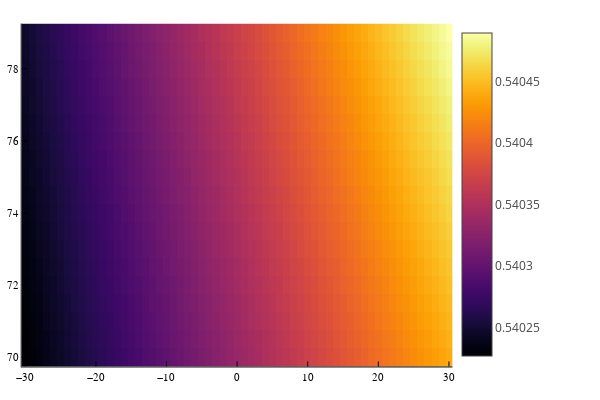

Here is the notebook cell this chart was saved with:
### Code cell
λArre = [Λedge(θr,ϕr,λ₀,nₛₛₚ) for θr ∈ θAr, ϕr ∈ ϕAr]

heatmap(ϕA,θA,λArre./1000)

### Figure 1 — Plotly figure (JSON) as saved in the notebook; plotly's stock layout.template omitted (floating-point values rounded to 4 significant figures; data arrays with more than 128 entries replaced by an {"elided": "..."} marker saying what was removed)
{"data": [{"colorbar": {"len": 0.9525, "title": {"text": ""}, "x": 0.7541, "y": 0.5139}, "colorscale": {"elided": "256x2 mixed values"}, "name": "y1", "showlegend": false, "showscale": true, "type": "heatmap", "x": [-30.5, -29.5, -28.5, -27.5, -26.5, -25.5, -24.5, -23.5, -22.5, -21.5, -20.5, -19.5, -18.5, -17.5, -16.5, -15.5, -14.5, -13.5, -12.5, -11.5, -10.5, -9.5, -8.5, -7.5, -6.5, -5.5, -4.5, -3.5, -2.5, -1.5, -0.5, 0.5, 1.5, 2.5, 3.5, 4.5, 5.5, 6.5, 7.5, 8.5, 9.5, 10.5, 11.5, 12.5, 13.5, 14.5, 15.5, 16.5, 17.5, 18.5, 19.5, 20.5, 21.5, 22.5, 23.5, 24.5, 25.5, 26.5, 27.5, 28.5, 29.5, 30.5], "xaxis": "x", "y": [69.75, 70.25, 70.75, 71.25, 71.75, 72.25, 72.75, 73.25, 73.75, 74.25, 74.75, 75.25, 75.75, 76.25, 76.75, 77.25, 77.75, 78.25, 78.75, 79.25], "yaxis": "y", "z": {"elided": "19x61 float values"}, "zmax": 0.5405, "zmin": 0.5402}], "layout": {"annotations": [], "height": 400, "legend": {"bgcolor": "rgba(255, 255, 255, 1.000)", "bordercolor": "rgba(0, 0, 0, 1)", "borderwidth": 1, "font": {"color": "rgba(0, 0, 0, 1)", "family": "sans-serif", "size": 11}, "title": {"font": {"color": "rgba(0, 0, 0, 1)", "family": "sans-serif", "size": 15}, "text": ""}, "tracegroupgap": 0, "traceorder": "normal", "x": 1, "xanchor": "auto", "y": 1, "yanchor": "auto"}, "margin": {"b": 20, "l": 0, "r": 0, "t": 20}, "paper_bgcolor": "rgba(255, 255, 255, 1.000)", "plot_bgcolor": "rgba(255, 255, 255, 1.000)", "showlegend": true, "width": 600, "xaxis": {"anchor": "y", "domain": [0.03619, 0.7541], "gridcolor": "rgba(0, 0, 0, 0.1)", "gridwidth": 0.5, "linecolor": "rgba(0, 0, 0, 1)", "mirror": false, "range": [-30.5, 30.5], "showgrid": true, "showline": true, "showticklabels": true, "tickangle": 0, "tickcolor": "rgb(0, 0, 0)", "tickfont": {"color": "rgba(0, 0, 0, 1)", "family": "sans-serif", "size": 11}, "tickmode": "array", "ticks": "inside", "ticktext": ["−30", "−20", "−10", "0", "10", "20", "30"], "tickvals": [-30, -20, -10, 0, 10, 20, 30], "title": {"font": {"color": "rgba(0, 0, 0, 1)", "family": "sans-serif", "size": 15}, "text": ""}, "type": "linear", "visible": true, "zeroline": false, "zerolinecolor": "rgba(0, 0, 0, 1)"}, "yaxis": {"anchor": "x", "domain": [0.03762, 0.9902], "gridcolor": "rgba(0, 0, 0, 0.1)", "gridwidth": 0.5, "linecolor": "rgba(0, 0, 0, 1)", "mirror": false, "range": [69.75, 79.25], "showgrid": true, "showline": true, "showticklabels": true, "tickangle": 0, "tickcolor": "rgb(0, 0, 0)", "tickfont": {"color": "rgba(0, 0, 0, 1)", "family": "sans-serif", "size": 11}, "tickmode": "array", "ticks": "inside", "ticktext": ["70", "72", "74", "76", "78"], "tickvals": [70, 72, 74, 76, 78], "title": {"font": {"color": "rgba(0, 0, 0, 1)", "family": "sans-serif", "size": 15}, "text": ""}, "type": "linear", "visible": true, "zeroline": false, "zerolinecolor": "rgba(0, 0, 0, 1)"}}}
